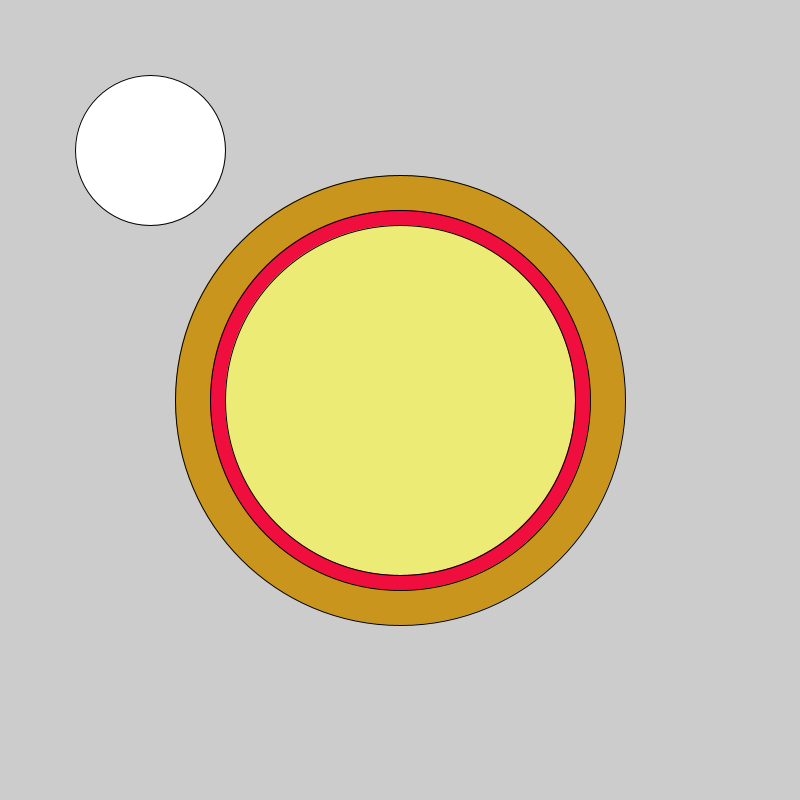
Frame 1 (no input)
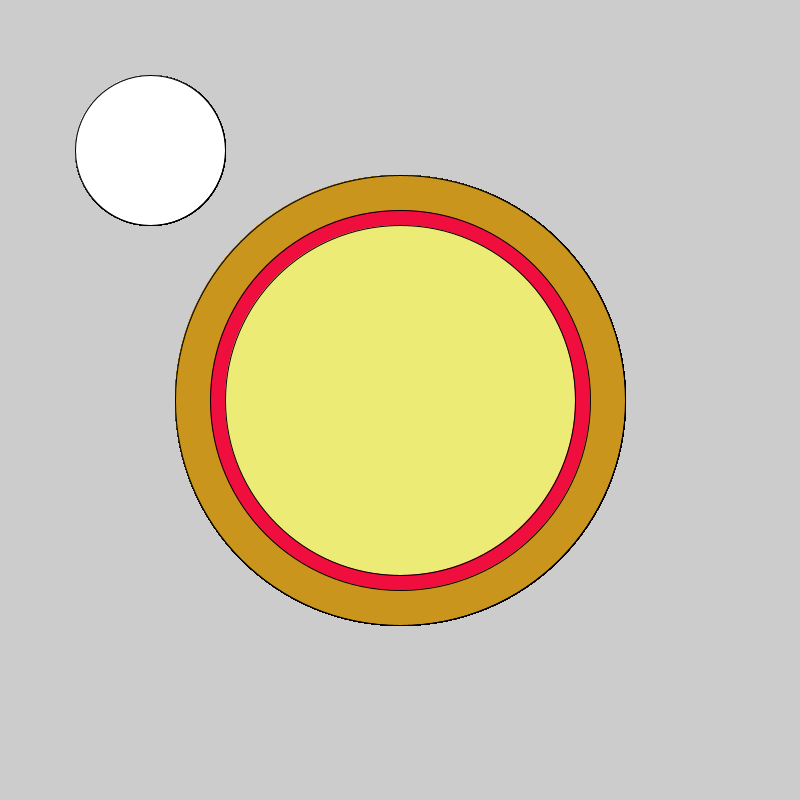
Frame 60 (the mouse pressed at the canvas centre just before this capture)
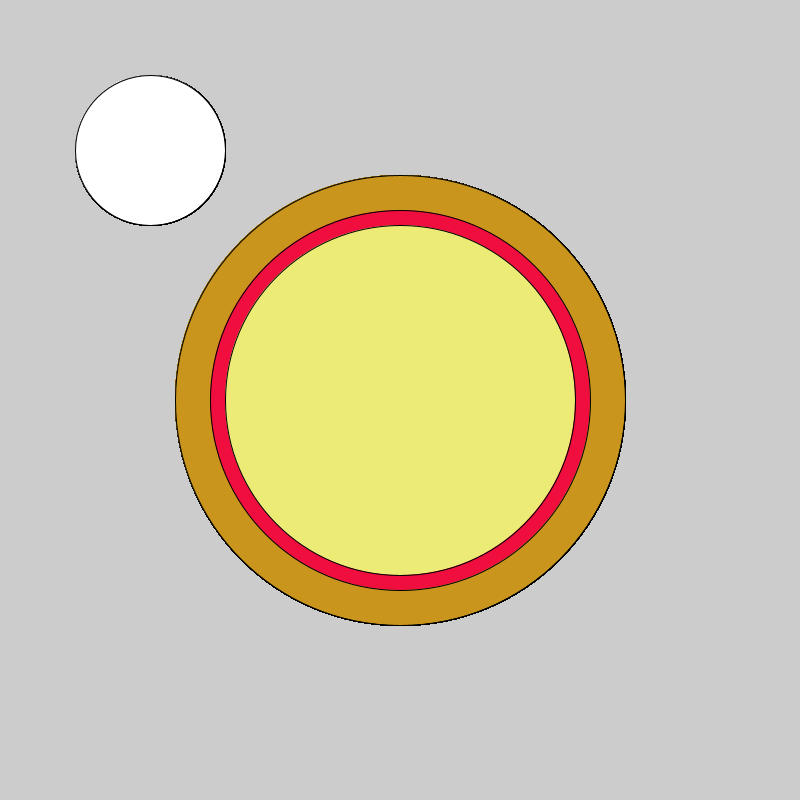
Frame 120 (the mouse held since frame 60 and released just before this capture)

The Processing sketch that drew these frames (run headless with seeded random() and noise(); from frame 60 on, the mouse is pressed at the canvas centre):

// Processing sketch: pizza
// ── pizza.pde
void setup() {
  size(800, 800);
}
void draw() {
  fill(201,149,28);
  ellipse(400, 400, 450, 450);
  fill(240,14,63);
  ellipse(400,400,380,380);
  fill(235,235,117);
  ellipse(400,400,350,350);
  fill(255,255,255);
  ellipse(150,150,150,150);
}
